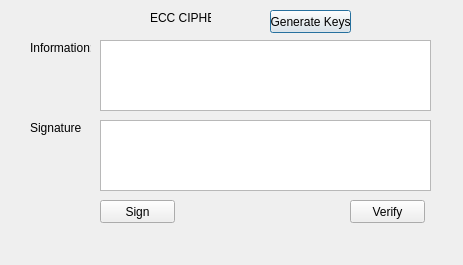
<?xml version="1.0" encoding="UTF-8"?>
<ui version="4.0">
 <class>Dialog</class>
 <widget class="QDialog" name="Dialog">
  <property name="geometry">
   <rect>
    <x>0</x>
    <y>0</y>
    <width>463</width>
    <height>265</height>
   </rect>
  </property>
  <property name="windowTitle">
   <string>Dialog</string>
  </property>
  <widget class="QLabel" name="label">
   <property name="geometry">
    <rect>
     <x>150</x>
     <y>10</y>
     <width>61</width>
     <height>16</height>
    </rect>
   </property>
   <property name="sizeIncrement">
    <size>
     <width>0</width>
     <height>0</height>
    </size>
   </property>
   <property name="text">
    <string>ECC CIPHER</string>
   </property>
  </widget>
  <widget class="QPushButton" name="btn_generate_keys">
   <property name="geometry">
    <rect>
     <x>270</x>
     <y>10</y>
     <width>81</width>
     <height>23</height>
    </rect>
   </property>
   <property name="text">
    <string>Generate Keys</string>
   </property>
  </widget>
  <widget class="QLabel" name="label_2">
   <property name="geometry">
    <rect>
     <x>30</x>
     <y>40</y>
     <width>61</width>
     <height>16</height>
    </rect>
   </property>
   <property name="text">
    <string>Information:</string>
   </property>
  </widget>
  <widget class="QLabel" name="label_3">
   <property name="geometry">
    <rect>
     <x>30</x>
     <y>120</y>
     <width>51</width>
     <height>16</height>
    </rect>
   </property>
   <property name="text">
    <string>Signature:</string>
   </property>
  </widget>
  <widget class="QTextEdit" name="txt_information">
   <property name="geometry">
    <rect>
     <x>100</x>
     <y>40</y>
     <width>331</width>
     <height>71</height>
    </rect>
   </property>
  </widget>
  <widget class="QTextEdit" name="txt_signature">
   <property name="geometry">
    <rect>
     <x>100</x>
     <y>120</y>
     <width>331</width>
     <height>71</height>
    </rect>
   </property>
  </widget>
  <widget class="QPushButton" name="btn_sign">
   <property name="geometry">
    <rect>
     <x>100</x>
     <y>200</y>
     <width>75</width>
     <height>23</height>
    </rect>
   </property>
   <property name="text">
    <string>Sign</string>
   </property>
  </widget>
  <widget class="QPushButton" name="btn_verify">
   <property name="geometry">
    <rect>
     <x>350</x>
     <y>200</y>
     <width>75</width>
     <height>23</height>
    </rect>
   </property>
   <property name="text">
    <string>Verify</string>
   </property>
  </widget>
 </widget>
 <resources/>
 <connections/>
</ui>
